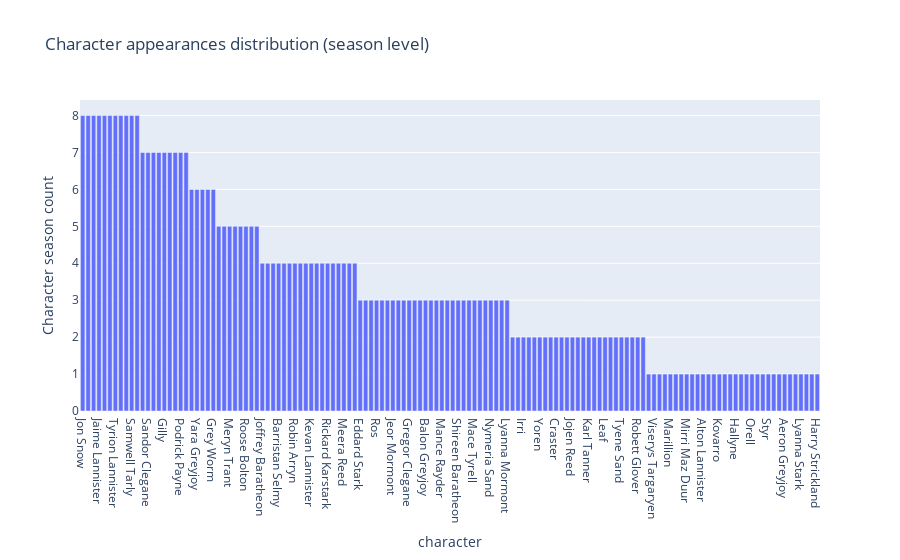

This figure's notebook cell:
### Markdown cell above
From the figure above we can see that *Tyrion Lannister* clearly are the character with the longest dialogoue, which for anyone who has seen the series knows that Tyrion talks a lot and likes to talk. Next we can see that *Jon Snow*, *Cersei Lannister* and *Daenerys Targaryen* also has a lot of dialogoue. This makes sense as these three are part of the main characters, and appear in a lot of episodes. 

Next we will dive into the characters appearances in seasons but also episodes, this is done by finding the episodes and series where they have some diaologoue and use this as indications of appearance.

### Code cell
#hide_input
fig_char_season  = px.bar(df_diag,x = "character", y="Character season count", title = "Character appearances distribution (season level)")
fig_char_season.update_layout(xaxis={'categoryorder':'total descending'})
fig_char_season.show()

### Figure 1 — Plotly figure (JSON) as saved in the notebook; plotly's stock layout.template omitted (floating-point values rounded to 4 significant figures; data arrays with more than 128 entries replaced by an {"elided": "..."} marker saying what was removed)
{"data": [{"alignmentgroup": "True", "hovertemplate": "character=%{x}<br>Character season count=%{y}<extra></extra>", "legendgroup": "", "marker": {"color": "#636efa", "pattern": {"shape": ""}}, "name": "", "offsetgroup": "", "orientation": "v", "showlegend": false, "textposition": "auto", "type": "bar", "x": {"elided": "136 str values"}, "xaxis": "x", "y": {"elided": "136 int values"}, "yaxis": "y"}], "layout": {"barmode": "relative", "legend": {"tracegroupgap": 0}, "title": {"text": "Character appearances distribution (season level)"}, "xaxis": {"anchor": "y", "categoryorder": "total descending", "domain": [0, 1], "title": {"text": "character"}}, "yaxis": {"anchor": "x", "domain": [0, 1], "title": {"text": "Character season count"}}}}
